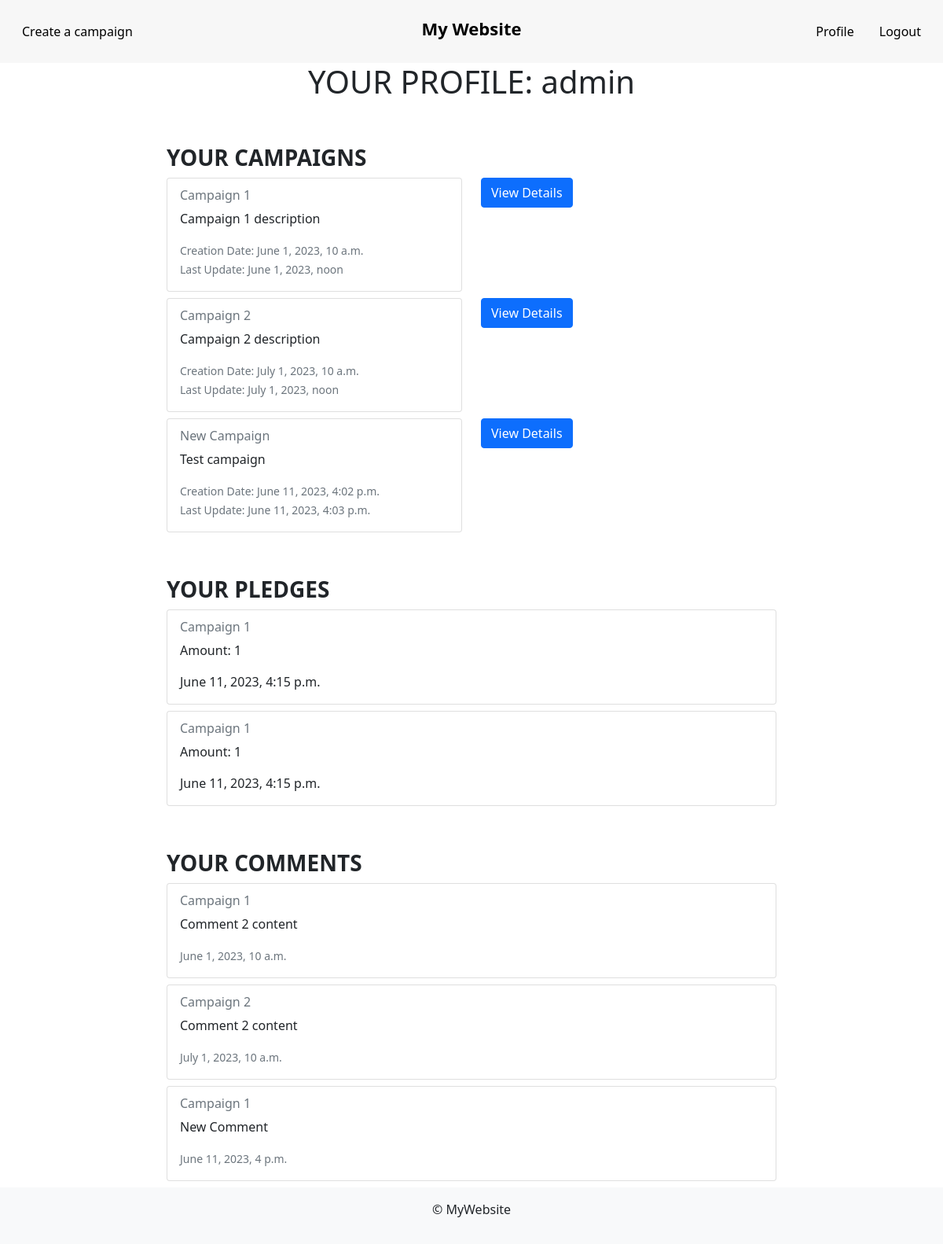
/accounts/profile/ (signed in), run on the app's committed database.
### mainapp/models.py (models this page shows, shortened)
class Campaign(models.Model):
    title = models.CharField(max_length=100)
    description = models.TextField()
    image_url =models.URLField(default="https://static.vecteezy.com/system/resources/previews/005/337/799/original/icon-image-not-found-free-vector.jpg")
    goal_amount = models.DecimalField(max_digits=10, decimal_places=0)
    current_amount = models.DecimalField(max_digits=10, decimal_places=0, default=0)
    start_date = models.DateField()
    end_date = models.DateField()
    owner = models.ForeignKey(User, on_delete=models.CASCADE)
    category = models.ForeignKey(CampaignCategory, on_delete=models.CASCADE)
    created_at = models.DateTimeField(auto_now_add=True)
    updated_at = models.DateTimeField(auto_now=True)
    class Meta:
        db_table = "Campaign"
    def __str__(self):
        return self.title

class Contribution(models.Model):
    backer = models.ForeignKey(User, on_delete=models.CASCADE)
    campaign = models.ForeignKey(Campaign, on_delete=models.CASCADE)
    amount = models.DecimalField(max_digits=10, decimal_places=0)
    timestamp = models.DateTimeField(auto_now_add=True)
    class Meta:
        db_table = "Contribution"

class Comment(models.Model):
    user = models.ForeignKey(User, on_delete=models.CASCADE)
    campaign = models.ForeignKey(Campaign, on_delete=models.CASCADE)
    content = models.TextField()
    timestamp = models.DateTimeField(auto_now_add=True)
    class Meta:
        db_table = "Comment"

### mainapp/views.py (the view)
# urls.py: path("accounts/profile/", AccountView.as_view(), name="profile"),
class AccountView(LoginRequiredMixin, TemplateView):
    login_url = 'login'
    template_name = "accounts/profile.html"
    def get_context_data(self, **kwargs):
        context = super().get_context_data(**kwargs)
        context["username"] = self.request.user.username
        context["campaigns"] = Campaign.objects.filter(owner=self.request.user)
        context["pledges"] = Contribution.objects.filter(backer=self.request.user)
        context["comments"] = Comment.objects.filter(user=self.request.user)
        return context

### templates/accounts/profile.html (shortened to what this page needs)
{% extends "base.html" %}
{% block content %}
<section class="container-fluid">
    <div class="row">
        <h1> YOUR PROFILE: {{ username }}</h1>
    </div>
    <div class="row mt-5">
        <div class="col-2"></div>
        <div class="col-8">
            <h3><strong>YOUR CAMPAIGNS</strong></h3>
            {% for campaign in campaigns %}
                <div class="row">
                    <div class="col-6">
                        <div class="card mb-2">
                            <div class="card-body">
                                <h6 class="card-subtitle mb-2 text-muted">{{ campaign.title }}</h6>
                                <p class="card-text">{{ campaign.description }}</p>
                                <small class="text-muted">Creation Date: {{ campaign.created_at }}</small>
                                <br>
                                <small class="text-muted">Last Update: {{ campaign.updated_at }}</small>
                            </div>
                        </div>
                    </div>
                    <div class="col-6">
                        <a href="{% url 'campaign-details' campaign.id %}" class="btn btn-primary">View Details</a>
                    </div>
                </div>
            {% endfor %}
        </div>
    </div>
    <div class="row mt-5">
        <div class="col-2"></div>
        <div class="col-8">
            <h3><strong>YOUR PLEDGES</strong></h3>
            {% for pledge in pledges %}
                <div class="card mb-2">
                    <div class="card-body">
                        <h6 class="card-subtitle mb-2 text-muted">{{ pledge.campaign }}</h6>
                        <p class="card-text">Amount: {{ pledge.amount }}</p>
                        <p class="card-text">{{ pledge.timestamp }}</p>
                    </div>
                </div>
            {% endfor %}
        </div>
    </div>
    <div class="row mt-5">
        <div class="col-2"></div>
        <div class="col-8">
            <h3><strong>YOUR COMMENTS</strong></h3>
            {% for comment in comments %}
                <div class="card mb-2">
                    <div class="card-body">
                        <h6 class="card-subtitle mb-2 text-muted">{{ comment.campaign }}</h6>
                        <p class="card-text">{{ comment.content }}</p>
                        <small class="text-muted">{{ comment.timestamp }}</small>
                    </div>
                </div>
            {% endfor %}
        </div>
    </div>
</section>
{% endblock %}

### templates/base.html (style rules this page uses)
a { color:black; text-decoration: none; }

### templates/accounts/profile.html (style rules this page uses)
h1 { text-align: center; }

### data on the page
Campaign: title "Campaign 1", description "Campaign 1 description", created_at "June 1, 2023, 10 a.m.", updated_at "June 1, 2023, noon"
Campaign: title "Campaign 2", description "Campaign 2 description", created_at "July 1, 2023, 10 a.m.", updated_at "July 1, 2023, noon"
Campaign: title "New Campaign", description "Test campaign", created_at "June 11, 2023, 4:02 p.m.", updated_at "June 11, 2023, 4:03 p.m."
Contribution: campaign "Campaign 1", amount "1", timestamp "June 11, 2023, 4:15 p.m."
Contribution: campaign "Campaign 1", amount "1", timestamp "June 11, 2023, 4:15 p.m."
Comment: campaign "Campaign 1", content "Comment 2 content", timestamp "June 1, 2023, 10 a.m."
Comment: campaign "Campaign 2", content "Comment 2 content", timestamp "July 1, 2023, 10 a.m."
Comment: campaign "Campaign 1", content "New Comment", timestamp "June 11, 2023, 4 p.m."

### other printed values
{{ username }} "admin"
